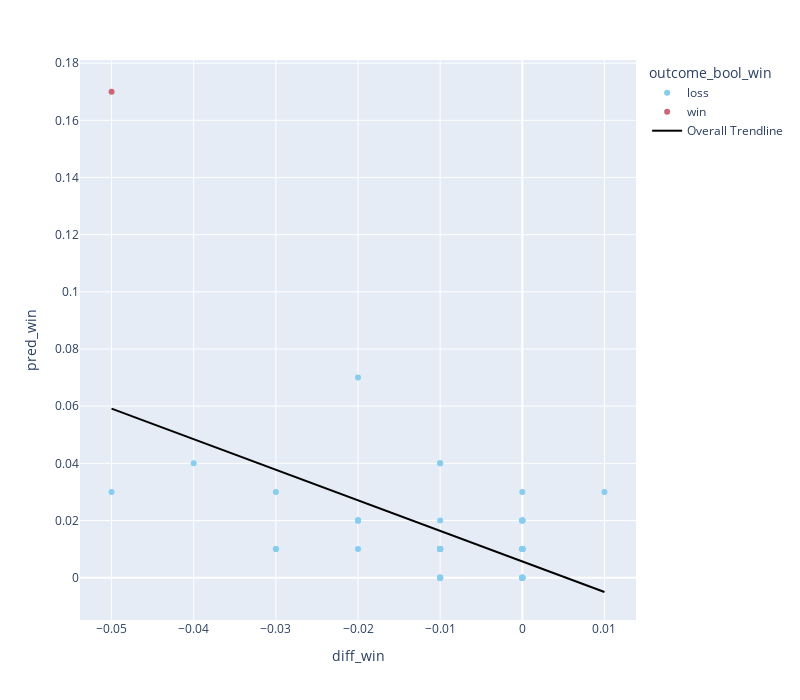

Notebook code cell kept with this figure:
### Code cell
# top5s['outcome'] = top5s['outcome'].astype('int')

px.scatter(df,
           x='diff_win',
           y='pred_win',
           hover_name='player',
           color='outcome_bool_win',
           color_discrete_sequence=px.colors.qualitative.Safe,
           trendline = 'ols',trendline_scope='overall',trendline_color_override = 'black',
           width=800,
           height=700,)

### Figure 1 — Plotly figure (JSON) as saved in the notebook; plotly's stock layout.template omitted (floating-point values rounded to 4 significant figures)
{"data": [{"hovertemplate": "<b>%{hovertext}</b><br><br>outcome_bool_win=loss<br>diff_win=%{x}<br>pred_win=%{y}<extra></extra>", "hovertext": ["Aberg, Ludvig", "An, Byeong Hun", "Barnes, Erik", "Bezuidenhout, Christiaan", "Bhatia, Akshay", "Bradley, Keegan", "Burns, Sam", "Cantlay, Patrick", "Clark, Wyndham", "Cole, Eric", "Conners, Corey", "Davis, Cameron", "Day, Jason", "Detry, Thomas", "Dunlap, Nick", "Eckroat, Austin", "English, Harris", "Finau, Tony", "Fitzpatrick, Matt", "Fleetwood, Tommy", "Fowler, Rickie", "Garnett, Brice", "Glover, Lucas", "Grillo, Emiliano", "Hadwin, Adam", "Harman, Brian", "Henley, Russell", "Hodges, Lee", "Hoge, Tom", "Homa, Max", "Hughes, Mackenzie", "Im, Sungjae", "Jaeger, Stephan", "Kim, Si Woo", "Kim, Tom", "Kirk, Chris", "Kisner, Kevin", "Kitayama, Kurt", "Knapp, Jake", "Lowry, Shane", "Malnati, Peter", "McCarthy, Denny", "McIlroy, Rory", "Moore, Taylor", "Morikawa, Collin", "Murray, Grayson", "Pavon, Matthieu", "Phillips, Chandler", "Poston, J.T.", "Power, Seamus", "Putnam, Andrew", "Rodgers, Patrick", "Rose, Justin", "Schauffele, Xander", "Schenk, Adam", "Simpson, Webb", "Spieth, Jordan", "Straka, Sepp", "Svensson, Adam", "Taylor, Nick", "Theegala, Sahith", "Thomas, Justin", "Todd, Brendon", "Tosti, Alejandro", "Van Rooyen, Erik", "Woodland, Gary", "Young, Cameron", "Zalatoris, Will"], "legendgroup": "loss", "marker": {"color": "rgb(136, 204, 238)", "symbol": "circle"}, "mode": "markers", "name": "loss", "orientation": "v", "showlegend": true, "type": "scatter", "x": [-0.04, -0.01, 0, -0.01, 0, 0, -0.01, -0.03, -0.02, 0, 0, -0.01, -0.01, -0.01, -0.01, 0, 0, -0.01, -0.02, -0.01, -0.01, 0, 0, 0, 0, -0.01, 0.01, 0, 0, -0.02, 0, -0.01, 0, 0, -0.01, -0.01, 0, 0, -0.01, 0, 0, 0, -0.05, -0.01, -0.01, 0, 0, 0, -0.01, 0, 0, -0.01, -0.01, -0.02, 0, 0, -0.03, -0.01, -0.01, 0, -0.01, -0.02, 0, 0, 0, 0, -0.02, -0.03], "xaxis": "x", "y": [0.04, 0.01, 0, 0.01, 0.02, 0.01, 0.01, 0.03, 0.02, 0.01, 0.02, 0.01, 0.01, 0, 0, 0.01, 0.02, 0.01, 0.02, 0.04, 0, 0, 0.01, 0.01, 0.01, 0.01, 0.03, 0, 0.01, 0.02, 0.01, 0.01, 0.01, 0.03, 0.01, 0.01, 0, 0.01, 0, 0.02, 0, 0.02, 0.03, 0.01, 0.04, 0, 0.01, 0, 0.01, 0, 0.01, 0, 0, 0.07, 0.01, 0, 0.01, 0.01, 0, 0.01, 0.02, 0.01, 0.01, 0, 0.01, 0, 0.02, 0.01], "yaxis": "y"}, {"hovertemplate": "<b>%{hovertext}</b><br><br>outcome_bool_win=win<br>diff_win=%{x}<br>pred_win=%{y}<extra></extra>", "hovertext": ["Scheffler, Scottie"], "legendgroup": "win", "marker": {"color": "rgb(204, 102, 119)", "symbol": "circle"}, "mode": "markers", "name": "win", "orientation": "v", "showlegend": true, "type": "scatter", "x": [-0.05], "xaxis": "x", "y": [0.17], "yaxis": "y"}, {"hovertemplate": "<b>OLS trendline</b><br>pred_win = -1.06898 * diff_win + 0.00566204<br>R<sup>2</sup>=0.307433<br><br>diff_win=%{x}<br>pred_win=%{y} <b>(trend)</b><extra></extra>", "legendgroup": "Overall Trendline", "line": {"color": "black"}, "mode": "lines", "name": "Overall Trendline", "showlegend": true, "type": "scatter", "x": [-0.05, -0.05, -0.04, -0.03, -0.03, -0.03, -0.02, -0.02, -0.02, -0.02, -0.02, -0.02, -0.01, -0.01, -0.01, -0.01, -0.01, -0.01, -0.01, -0.01, -0.01, -0.01, -0.01, -0.01, -0.01, -0.01, -0.01, -0.01, -0.01, -0.01, -0.01, -0.01, -0.01, -0.01, -0.01, 0, 0, 0, 0, 0, 0, 0, 0, 0, 0, 0, 0, 0, 0, 0, 0, 0, 0, 0, 0, 0, 0, 0, 0, 0, 0, 0, 0, 0, 0, 0, 0, 0, 0.01], "xaxis": "x", "y": [0.05911, 0.05911, 0.04842, 0.03773, 0.03773, 0.03773, 0.02704, 0.02704, 0.02704, 0.02704, 0.02704, 0.02704, 0.01635, 0.01635, 0.01635, 0.01635, 0.01635, 0.01635, 0.01635, 0.01635, 0.01635, 0.01635, 0.01635, 0.01635, 0.01635, 0.01635, 0.01635, 0.01635, 0.01635, 0.01635, 0.01635, 0.01635, 0.01635, 0.01635, 0.01635, 0.005662, 0.005662, 0.005662, 0.005662, 0.005662, 0.005662, 0.005662, 0.005662, 0.005662, 0.005662, 0.005662, 0.005662, 0.005662, 0.005662, 0.005662, 0.005662, 0.005662, 0.005662, 0.005662, 0.005662, 0.005662, 0.005662, 0.005662, 0.005662, 0.005662, 0.005662, 0.005662, 0.005662, 0.005662, 0.005662, 0.005662, 0.005662, 0.005662, -0.005028], "yaxis": "y"}], "layout": {"height": 700, "legend": {"title": {"text": "outcome_bool_win"}, "tracegroupgap": 0}, "margin": {"t": 60}, "width": 800, "xaxis": {"anchor": "y", "domain": [0, 1], "title": {"text": "diff_win"}}, "yaxis": {"anchor": "x", "domain": [0, 1], "title": {"text": "pred_win"}}}}
